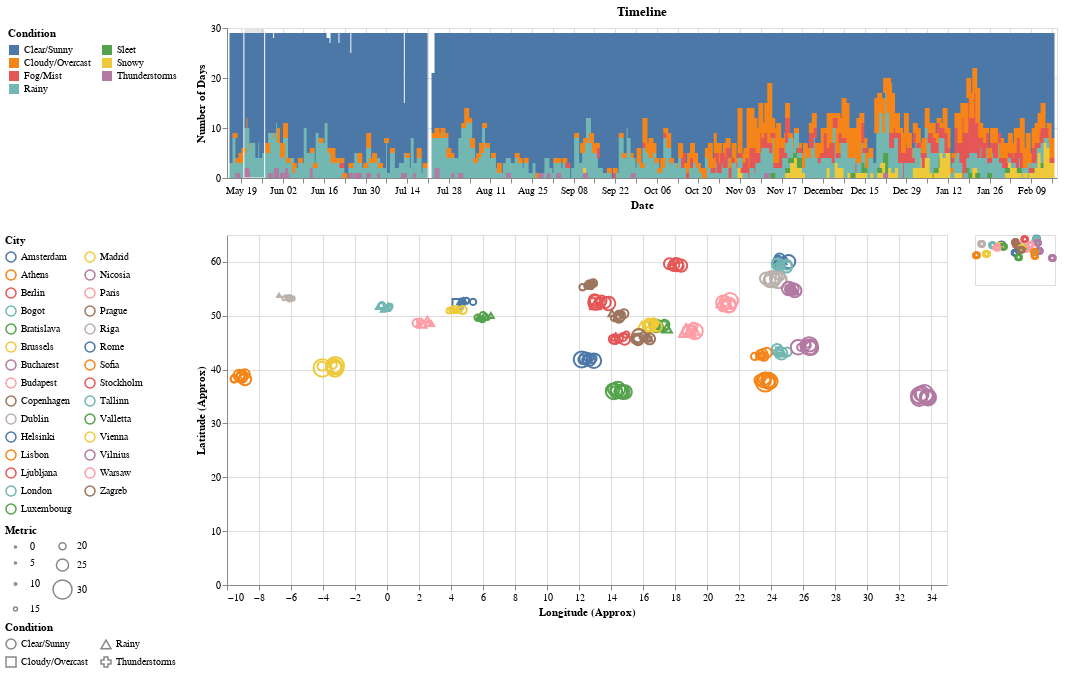

The cell this chart's notebook holds for it:
### Code cell
WIDTH, HEIGHT = 800, 500

# Date selection
date_range = (dt.date(2024, 5, 20), dt.date(2024, 5, 27))
date_selection = alt.selection_interval(encodings=['x'], value={'x': date_range})

# Metric dropdown
dropdown = alt.binding_select(
    options=['temperature_celsius', 'humidity'],
    labels=['Temperature °C', 'Humidity %'],
    name='Metric '
)
size_param = alt.param(value='temperature_celsius', bind=dropdown)

# Scaling exponent slider
exp_slider = alt.binding_range(min=1, max=10, step=1, name='Metric Scaling Exponent:')
exp_selection = alt.param(value=5, bind=exp_slider)

# Condition selection
condition_selection = alt.selection_point(fields=['condition'], bind='legend')

# ID point selection
id_point = alt.selection_point(fields=['id'])
id_match = alt.expr.test(id_point.id, alt.datum.id)

# Day, week, month, season selections
day_point = alt.selection_point(fields=['_day', '_week', '_month'])
day_checkbox = alt.param(value=False, bind=alt.binding_checkbox(name='Select same day'))
day_matches = alt.expr.test(day_point._day, alt.datum._day) & alt.expr.test(day_point._week, alt.datum._week) & alt.expr.test(day_point._month, alt.datum._month)

week_point = alt.selection_point(fields=['_week'])
week_checkbox = alt.param(value=False, bind=alt.binding_checkbox(name='Select same week #'))
week_matches = alt.expr.test(week_point._week, alt.datum._week)

month_point = alt.selection_point(fields=['_month'])
month_checkbox = alt.param(value=False, bind=alt.binding_checkbox(name='Select same month'))
month_matches = alt.expr.test(month_point._month, alt.datum._month)

season_point = alt.selection_point(fields=['season'])
season_checkbox = alt.param(value=False, bind=alt.binding_checkbox(name='Select same season'))
season_matches = alt.expr.test(season_point.season, alt.datum.season)

not_checkbox = (~day_checkbox & ~week_checkbox & ~month_checkbox & ~season_checkbox)
selection_boolean = not_checkbox | \
                    (day_checkbox & day_matches) | \
                    (week_checkbox & week_matches) | \
                    (month_checkbox & month_matches) | \
                    (season_checkbox & season_matches)

scale_bind = alt.selection_interval(bind='scales')

# Temperature range sliders (min and max)
temp_min_slider = alt.binding_range(min=df['temperature_celsius'].min(), max=df['temperature_celsius'].max(), step=0.1, name='Temperature (°C) Min:')
temp_max_slider = alt.binding_range(min=df['temperature_celsius'].min(), max=df['temperature_celsius'].max(), step=0.1, name='Temperature (°C) Max:')
temp_min = alt.param(value=df['temperature_celsius'].min(), bind=temp_min_slider)
temp_max = alt.param(value=df['temperature_celsius'].max(), bind=temp_max_slider)

# Humidity range sliders (min and max)
humidity_min_slider = alt.binding_range(min=df['humidity'].min(), max=df['humidity'].max(), step=0.1, name='Humidity (%) Min:')
humidity_max_slider = alt.binding_range(min=df['humidity'].min(), max=df['humidity'].max(), step=0.1, name='Humidity (%) Max:')
humidity_min = alt.param(value=df['humidity'].min(), bind=humidity_min_slider)
humidity_max = alt.param(value=df['humidity'].max(), bind=humidity_max_slider)

search_box = alt.param(
    value='',
    bind=alt.binding(input='search', placeholder='City', name='Search ')
)
search_matches = alt.expr.test(alt.expr.regexp(search_box, 'i'), alt.datum.location_name)

# Minimap
minimap = alt.Chart(df).mark_point().encode(
    x=alt.X('longitude_jitter:Q', title=None, axis=None),
    y=alt.Y('latitude_jitter:Q', title=None, axis=None),
    color=alt.when(scale_bind).then(alt.Color('location_name:N', legend=None)).otherwise(alt.value('lightgray')),
).transform_filter(
    date_selection
).transform_filter(
    selection_boolean
).transform_filter(
    search_matches,
).properties(
    width=0.1 * WIDTH,
    height=0.1 * HEIGHT,
)

# Scatter plot
scatter = alt.Chart(df).mark_point().encode(
    x=alt.X('longitude_jitter:Q', title='Longitude (Approx)'),
    y=alt.Y('latitude_jitter:Q', title='Latitude (Approx)'),
    shape=alt.Shape('condition:N', title='Condition', legend=alt.Legend(orient='left', columns=2)),
    color=alt.Color('location_name:N', title='City', legend=alt.Legend(orient='left', columns=2)),
    size=alt.Size('size:Q', title='Metric', scale=alt.Scale(type='pow', exponent=exp_selection), legend=alt.Legend(orient='left', columns=2)),
    opacity=alt.condition((selection_boolean & id_match), alt.value(1.0), alt.value(0.2)),
    tooltip=[alt.Tooltip('location_name', title='City'),
             alt.Tooltip('condition', title='Condition'),
             alt.Tooltip('date', title='Date'),
             alt.Tooltip('week', title='Week #'),
             alt.Tooltip('season', title='Season'),
             alt.Tooltip('temperature_celsius', title='Temperature (°C)'),
             alt.Tooltip('humidity', title='Humidity (%)')],
).transform_filter(
    date_selection
).transform_filter(
    scale_bind
).transform_filter(
    condition_selection
).transform_filter(
    alt.datum.temperature_celsius >= temp_min
).transform_filter(
    alt.datum.temperature_celsius <= temp_max
).transform_filter(
    alt.datum.humidity >= humidity_min
).transform_filter(
    alt.datum.humidity <= humidity_max
).transform_filter(
    selection_boolean
).transform_filter(
    search_matches,
).add_params(
    search_box,
    scale_bind,
    size_param,
    exp_selection,
    id_point,
    day_point, day_checkbox,
    week_point, week_checkbox,
    month_point, month_checkbox,
    season_point, season_checkbox,
    temp_min,
    temp_max,
    humidity_min,
    humidity_max,
).transform_calculate(
    size=f'datum[{size_param.name}]',
).properties(
    width=0.9 * WIDTH,
    height=0.7 * HEIGHT,
)

# Timeline
timeline = alt.Chart(df).mark_bar().encode(
    x=alt.X('date:T', title='Date'),
    y=alt.Y('count():Q', title='Number of Days'),
    color=alt.Color('condition:N', title='Condition', legend=alt.Legend(orient='left', columns=2)),
    opacity=alt.condition(condition_selection, alt.value(1), alt.value(0.2)),
    tooltip=[alt.Tooltip('date:T', title='Date'),
             alt.Tooltip('week', title='Week #'),
             alt.Tooltip('season', title='Season'),
             alt.Tooltip('condition', title='Condition'),
             alt.Tooltip('count():Q', title='No. of Days')]
).add_params(
    date_selection,
    condition_selection
).properties(
    title='Timeline',
    width=WIDTH + 30,
    height=0.3 * HEIGHT,
).transform_filter(
    selection_boolean
).transform_filter(
    search_matches,
)

# Combine charts
systemB = alt.vconcat(timeline, (scatter | minimap)).resolve_scale(
    color='independent',
    shape='independent',
    size='independent',
).properties(
    # title='System B'
)
systemB.save('systemB.html')
systemB

### Figure 1 — Vega-Lite specification as saved in the notebook (floating-point values rounded to 4 significant figures; data arrays with more than 128 entries replaced by an {"elided": "..."} marker saying what was removed)
{"config": {"view": {"continuousWidth": 300, "continuousHeight": 300}}, "vconcat": [{"mark": {"type": "bar"}, "encoding": {"color": {"field": "condition", "legend": {"columns": 2, "orient": "left"}, "title": "Condition", "type": "nominal"}, "opacity": {"condition": {"param": "param_4", "value": 1}, "value": 0.2}, "tooltip": [{"field": "date", "title": "Date", "type": "temporal"}, {"field": "week", "title": "Week #", "type": "quantitative"}, {"field": "season", "title": "Season", "type": "nominal"}, {"field": "condition", "title": "Condition", "type": "nominal"}, {"aggregate": "count", "title": "No. of Days", "type": "quantitative"}], "x": {"field": "date", "title": "Date", "type": "temporal"}, "y": {"aggregate": "count", "title": "Number of Days", "type": "quantitative"}}, "height": 150.0, "name": "view_2", "title": "Timeline", "transform": [{"filter": "((((((((!param_7) && (!param_9)) && (!param_11)) && (!param_13)) || (param_7 && ((test(param_6._day,datum._day) && test(param_6._week,datum._week)) && test(param_6._month,datum._month)))) || (param_9 && test(param_8._week,datum._week))) || (param_11 && test(param_10._month,datum._month))) || (param_13 && test(param_12.season,datum.season)))"}, {"filter": "test(regexp(param_19,'i'),datum.location_name)"}], "width": 830}, {"hconcat": [{"mark": {"type": "point"}, "encoding": {"color": {"field": "location_name", "legend": {"columns": 2, "orient": "left"}, "title": "City", "type": "nominal"}, "opacity": {"condition": {"test": "(((((((((!param_7) && (!param_9)) && (!param_11)) && (!param_13)) || (param_7 && ((test(param_6._day,datum._day) && test(param_6._week,datum._week)) && test(param_6._month,datum._month)))) || (param_9 && test(param_8._week,datum._week))) || (param_11 && test(param_10._month,datum._month))) || (param_13 && test(param_12.season,datum.season))) && test(param_5.id,datum.id))", "value": 1.0}, "value": 0.2}, "shape": {"field": "condition", "legend": {"columns": 2, "orient": "left"}, "title": "Condition", "type": "nominal"}, "size": {"field": "size", "legend": {"columns": 2, "orient": "left"}, "scale": {"exponent": {"expr": "param_3"}, "type": "pow"}, "title": "Metric", "type": "quantitative"}, "tooltip": [{"field": "location_name", "title": "City", "type": "nominal"}, {"field": "condition", "title": "Condition", "type": "nominal"}, {"field": "date", "title": "Date", "type": "temporal"}, {"field": "week", "title": "Week #", "type": "quantitative"}, {"field": "season", "title": "Season", "type": "nominal"}, {"field": "temperature_celsius", "title": "Temperature (°C)", "type": "quantitative"}, {"field": "humidity", "title": "Humidity (%)", "type": "quantitative"}], "x": {"field": "longitude_jitter", "title": "Longitude (Approx)", "type": "quantitative"}, "y": {"field": "latitude_jitter", "title": "Latitude (Approx)", "type": "quantitative"}}, "height": 350.0, "name": "view_1", "transform": [{"filter": {"param": "param_1"}}, {"filter": {"param": "param_14"}}, {"filter": {"param": "param_4"}}, {"filter": "(datum.temperature_celsius >= param_15)"}, {"filter": "(datum.temperature_celsius <= param_16)"}, {"filter": "(datum.humidity >= param_17)"}, {"filter": "(datum.humidity <= param_18)"}, {"filter": "((((((((!param_7) && (!param_9)) && (!param_11)) && (!param_13)) || (param_7 && ((test(param_6._day,datum._day) && test(param_6._week,datum._week)) && test(param_6._month,datum._month)))) || (param_9 && test(param_8._week,datum._week))) || (param_11 && test(param_10._month,datum._month))) || (param_13 && test(param_12.season,datum.season)))"}, {"filter": "test(regexp(param_19,'i'),datum.location_name)"}, {"calculate": "datum[param_2]", "as": "size"}], "width": 720.0}, {"mark": {"type": "point"}, "encoding": {"color": {"condition": {"param": "param_14", "field": "location_name", "legend": null, "type": "nominal"}, "value": "lightgray"}, "x": {"axis": null, "field": "longitude_jitter", "title": null, "type": "quantitative"}, "y": {"axis": null, "field": "latitude_jitter", "title": null, "type": "quantitative"}}, "height": 50.0, "transform": [{"filter": {"param": "param_1"}}, {"filter": "((((((((!param_7) && (!param_9)) && (!param_11)) && (!param_13)) || (param_7 && ((test(param_6._day,datum._day) && test(param_6._week,datum._week)) && test(param_6._month,datum._month)))) || (param_9 && test(param_8._week,datum._week))) || (param_11 && test(param_10._month,datum._month))) || (param_13 && test(param_12.season,datum.season)))"}, {"filter": "test(regexp(param_19,'i'),datum.location_name)"}], "width": 80.0}]}], "data": {"name": "data-de881b6cc144f42b4a11e5e05d618049"}, "params": [{"name": "param_1", "select": {"type": "interval", "encodings": ["x"]}, "value": {"x": [{"year": 2024, "month": 5, "date": 20}, {"year": 2024, "month": 5, "date": 27}]}, "views": ["view_2"]}, {"name": "param_4", "select": {"type": "point", "fields": ["condition"]}, "bind": "legend", "views": ["view_2"]}, {"name": "param_19", "bind": {"input": "search", "name": "Search ", "placeholder": "City"}, "value": ""}, {"name": "param_14", "select": {"type": "interval"}, "bind": "scales", "views": ["view_1"]}, {"name": "param_2", "bind": {"input": "select", "options": ["temperature_celsius", "humidity"], "labels": ["Temperature °C", "Humidity %"], "name": "Metric "}, "value": "temperature_celsius"}, {"name": "param_3", "bind": {"input": "range", "max": 10, "min": 1, "name": "Metric Scaling Exponent:", "step": 1}, "value": 5}, {"name": "param_5", "select": {"type": "point", "fields": ["id"]}, "views": ["view_1"]}, {"name": "param_6", "select": {"type": "point", "fields": ["_day", "_week", "_month"]}, "views": ["view_1"]}, {"name": "param_7", "bind": {"input": "checkbox", "name": "Select same day"}, "value": false}, {"name": "param_8", "select": {"type": "point", "fields": ["_week"]}, "views": ["view_1"]}, {"name": "param_9", "bind": {"input": "checkbox", "name": "Select same week #"}, "value": false}, {"name": "param_10", "select": {"type": "point", "fields": ["_month"]}, "views": ["view_1"]}, {"name": "param_11", "bind": {"input": "checkbox", "name": "Select same month"}, "value": false}, {"name": "param_12", "select": {"type": "point", "fields": ["season"]}, "views": ["view_1"]}, {"name": "param_13", "bind": {"input": "checkbox", "name": "Select same season"}, "value": false}, {"name": "param_15", "bind": {"input": "range", "max": 41.1, "min": -9.9, "name": "Temperature (°C) Min:", "step": 0.1}, "value": -9.9}, {"name": "param_16", "bind": {"input": "range", "max": 41.1, "min": -9.9, "name": "Temperature (°C) Max:", "step": 0.1}, "value": 41.1}, {"name": "param_17", "bind": {"input": "range", "max": 100, "min": 10, "name": "Humidity (%) Min:", "step": 0.1}, "value": 10}, {"name": "param_18", "bind": {"input": "range", "max": 100, "min": 10, "name": "Humidity (%) Max:", "step": 0.1}, "value": 100}], "resolve": {"scale": {"color": "independent", "shape": "independent", "size": "independent"}}, "$schema": "https://vega.github.io/schema/vega-lite/v5.20.1.json", "datasets": {"data-de881b6cc144f42b4a11e5e05d618049": {"elided": "7943 records"}}}
